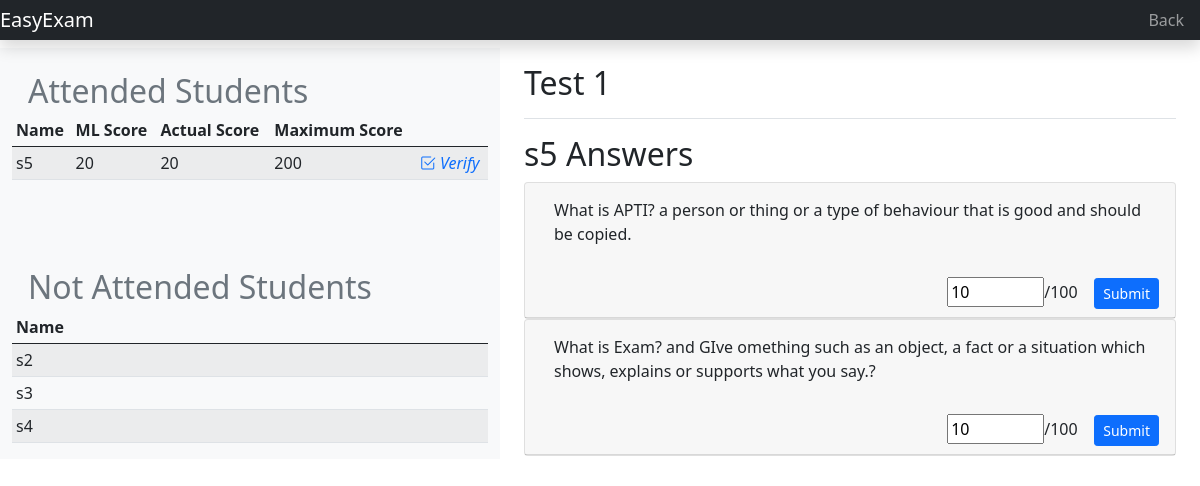
Page /1/7/individual_work (signed in) on the earlier database version.
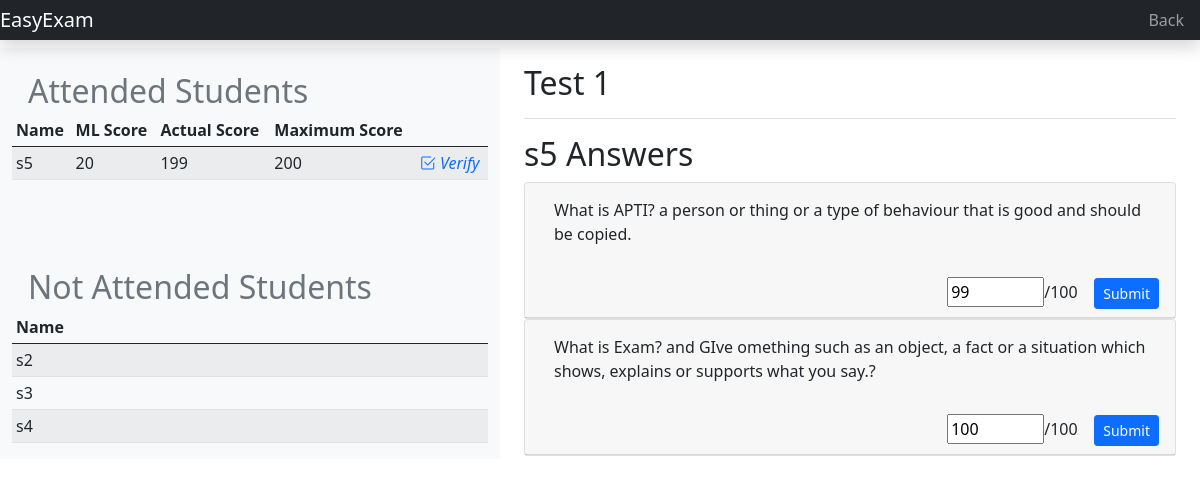
Same page on the later database version.
### Classroom/models.py (models this page shows)
class Question(models.Model):
	test = models.ForeignKey(Test, on_delete=models.CASCADE, related_name='questions')
	qn_text = models.CharField('Question', max_length=2000)
	key = models.CharField('Answer key', max_length=5000)
	max_score = models.PositiveSmallIntegerField(default=100)
	def __str__(self):
		return self.qn_text

class Answer(models.Model):
	student = models.ForeignKey(User, on_delete=models.CASCADE)
	question = models.ForeignKey(Question, on_delete=models.CASCADE)
	answer_text = models.CharField(max_length=10000)
	ml_score = models.PositiveSmallIntegerField(default=10)
	actual_score = models.PositiveSmallIntegerField(default=10)
	def __str__(self):
		return self.answer_text

### Classroom/views/Teachers.py (the view)
# urls.py: path('<int:test_id>/<int:student_id>/individual_work', Teachers.individual_work, name='individual_work'),
@login_required(login_url='login')
@teacher_required
def individual_work(request, test_id, student_id):
	test = get_object_or_404(Test, pk=test_id)
	student = Enrollment.objects.filter(room=test.belongs).values('student')
	attended_s = testTaken.objects.filter(test=test_id).values('student')
	missed_s = [item for item in student if item not in attended_s]
	d = []
	for s in missed_s:
		d.append(s['student'])
	attended_s = User.objects.filter(pk__in=attended_s).values()
	missed_s = User.objects.filter(pk__in=d).values()
	for a in attended_s:
		a['ml_score'] = get_object_or_404(testTaken, test=test_id, student=a['id']).ml_score
		a['actual_score'] = get_object_or_404(testTaken, test=test_id, student=a['id']).actual_score
	test.max_score = 0
	qns = Question.objects.filter(test=test_id)
	student = get_object_or_404(User, pk=student_id)
	ans = []
	for q in qns :
		d = {}
		d['qns'] = q
		d['ans'] = get_object_or_404(Answer, student=student, question=q)
		ans.append(d)
		test.max_score += q.max_score
	values = {
		'ans' : ans,
		'test': test,
		'student': student,
		'attended_s':attended_s,
		'missed_s': missed_s,
	}
	return render(request, 'teachers/students_work.html', values )

### Classroom/models.py (called while the page is built)
	def __str__(self):
		return self.name

### templates/teachers/students_work.html (shortened to what this page needs)
{% extends 'common.html' %}
{% load static %}
{% block main %}
<br>
<div class="container-fluid">
  <div class="row">
    <nav class="col bg-light sidebar">
      <div class="sidebar-sticky">
        <h2 class="sidebar-heading d-flex justify-content-between align-items-center px-3 mt-4 mb-1 text-muted">
          <span>Attended Students</span>
        </h2>
      <div class="table-responsive">
        <table class="table table-striped table-sm">
          <thead>
            <tr>
              <th>Name</th>
              <th>ML Score</th>
              <th>Actual Score</th>
              <th>Maximum Score</th>
              <th></th>
            </tr>
          </thead>
          <tbody>
          {% for s in attended_s %}
            <tr>
              <td>{{ s.first_name }}</td>
              <td>{{ s.ml_score }}</td>
              <td>{{ s.actual_score }}</td>
              <td>{{ test.max_score }}</td>
              <td><a href="{% url 'individual_work' test_id=test.id student_id=s.id %}" style="text-decoration: none;"><i class="bi bi-check2-square"> Verify</i></a></td>
            </tr>
          {% endfor %}
          </tbody>
        </table>
      </div>
        <br><br>
				<h2 class="sidebar-heading d-flex justify-content-between align-items-center px-3 mt-4 mb-1 text-muted">
          <span>Not Attended Students</span>
        </h2>
      <div class="table-responsive">
        <table class="table table-striped table-sm">
          <thead>
            <tr>
              <th>Name</th>
            </tr>
          </thead>
          <tbody>
          {% for s in missed_s %}
            <tr>
              <td>{{ s.first_name }}</td>
            </tr>
          {% endfor %}
          </tbody>
        </table>
      </div>
      </div>
    </nav>
    <main role="main" class="col-md-6 ml-sm-auto col-lg-7 px-4">
      <div class="d-flex justify-content-between flex-wrap flex-md-nowrap align-items-center pt-3 pb-2 mb-3 border-bottom">
        <h1 class="h2">{{ test }}</h1>
      </div>
      <h2>{{ student.first_name }} Answers</h2>
      {% for q in ans %}
        <div id="">
          <div class="card">
            <div class="card-header" id="{{q.qns.id}}">
              <button class="btn text-left" data-toggle="collapse" data-target="#{{q.ans.id}}" aria-expanded="true" aria-controls="{{q.ans.id}}">{{q.qns}}</button>
              <br><br>
              <form style="float: right;" method="post" action="{% url 'update_work' q.qns.id student.id %}">
                <input class="col" type="number" min="0" max="{{ q.qns.max_score }}" name="actual_score" value="{{q.ans.actual_score}}">/{{ q.qns.max_score }} &nbsp;&nbsp;
                <input class="btn btn-primary btn-sm" type="submit" value="Submit">
              </form>
            </div>
          </div>
        </div>
      {% endfor %}
    </main>
  </div>
</div>
{% endblock %}

Differences in the rows shown:
changed through a linked row, Question (number 1 of 2 on the later page): actual_score "10" → "99"
changed through a linked row, Question (number 2 of 2 on the later page): actual_score "10" → "100"
Other differences:
{{ s.actual_score }}: "20" → "199"
